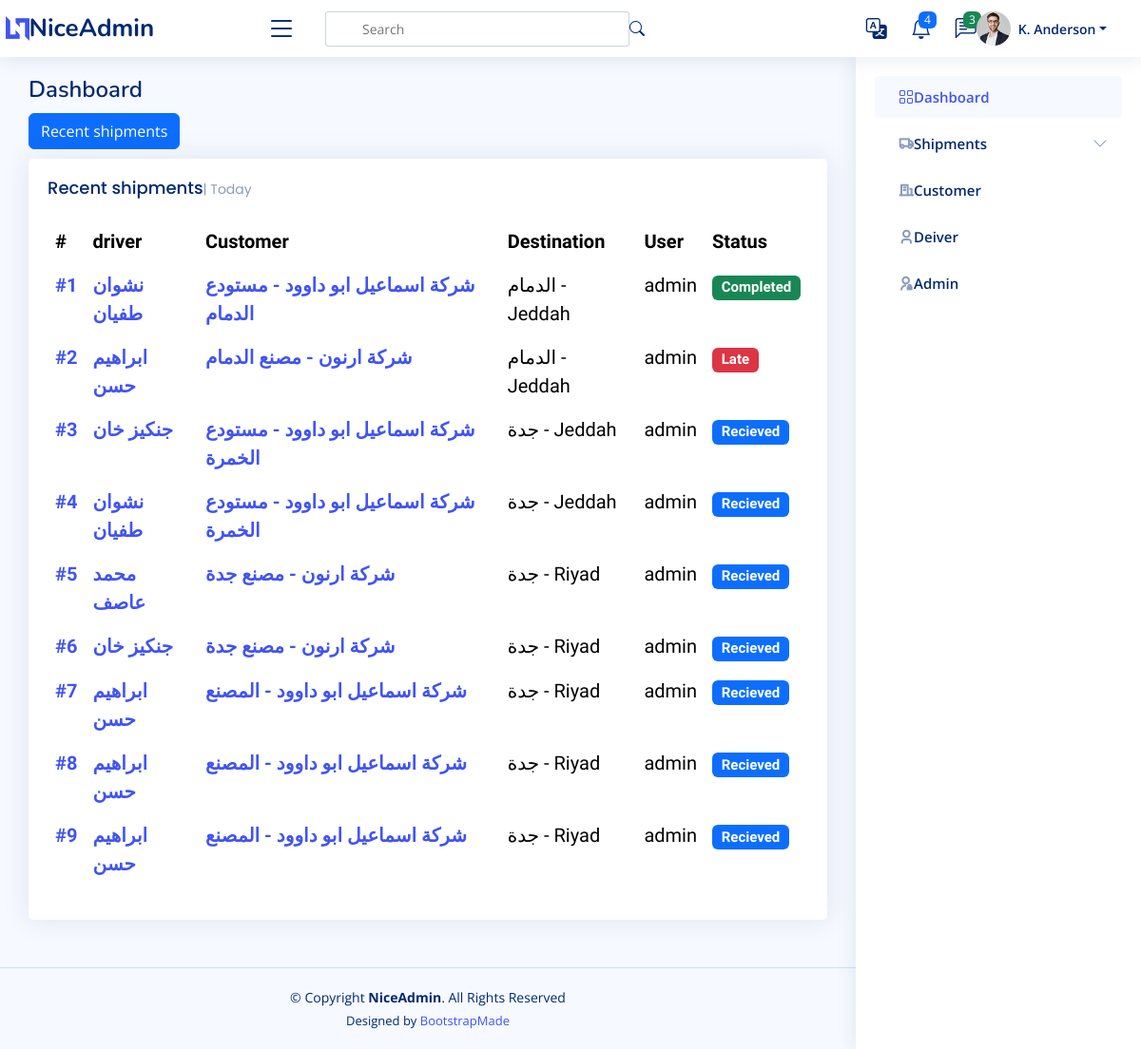
The page /shipment/All on the database as committed earlier.
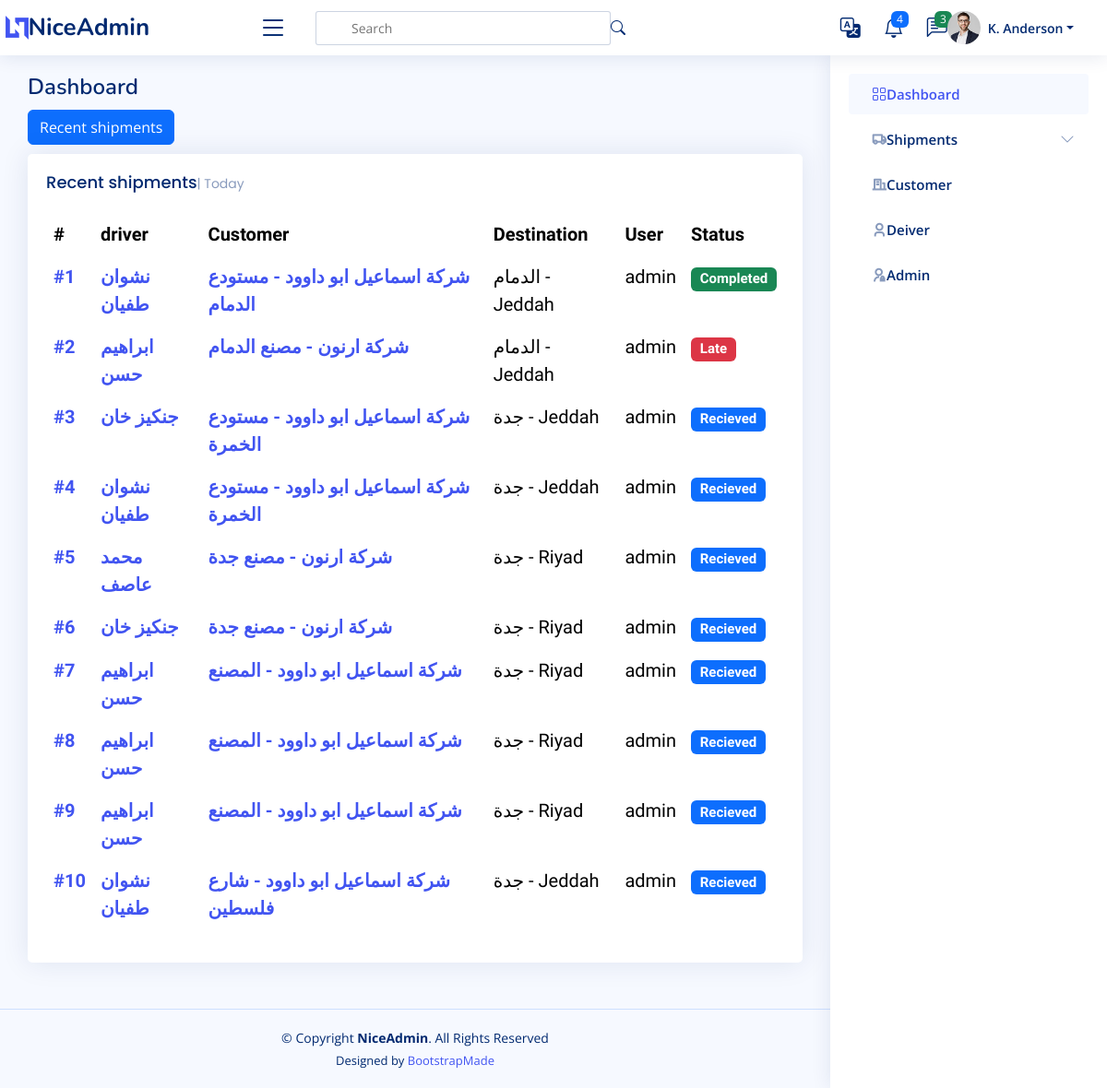
The same page on the database as committed later.
### shipments/models.py (models this page shows, shortened)
class Shipments(models.Model):
    user = models.ForeignKey(User,  related_name='shipments_user', on_delete=models.SET_NULL, null=True)
    driver = models.ForeignKey(Driver,  related_name='shipments_driver', on_delete=models.SET_NULL, null=True)
    customer_branch = models.ForeignKey(Branch, related_name='shipments_company', on_delete=models.SET_NULL, null=True)
    fare = models.IntegerField(_("Fare"),)
    days_stayed = models.IntegerField(_("Days Stayed "), null=True, blank=True)
    stay_cost = models.IntegerField(_("Stay Cost"), null=True, blank=True)
    deducted = models.IntegerField(_("Deducted"), null=True, blank=True)
    status = models.CharField(_("Status "), max_length=20, choices=STATUS, default='Recieved')
    destination = models.CharField(_("Destination"), max_length=20, choices=FLAG_TYPES)
    create_at = models.DateTimeField(_("Create At"), default=timezone.now)
    expected_arrival_date = models.DateTimeField(_("Expected Arrival Date"), null=True, blank=True, default=timezone.now)
    actual_delivery_date = models.DateTimeField(_("Actual Delivery Date "), null=True, blank=True, default=timezone.now)

### drivers/models.py (models this page shows)
class Driver(models.Model):
    name = models.CharField(_("Driver Name"), max_length=120)
    phone = models.CharField(_("Driver Phone"), max_length=120)
    id_number = models.CharField(_("Driver Id Number"), max_length=10, null=True, blank=True)
    language = models.CharField(_("Driver Language"),  max_length=120, choices=LANGUAHE, null=True, blank=True)
    truck_type =models.CharField(_("Truck Type"), max_length=120, choices=TRUCK_TYPE, null=True, blank=True)
    rate = models.IntegerField(_("Rate"), null=True, blank=True)
    def __str__(self) -> str:
        return self.name

### customers/models.py (models this page shows)
class Branch(models.Model):
    customers = models.ForeignKey(Customers, related_name='branch_customers', on_delete=models.CASCADE)
    name = models.CharField(_("Name"),max_length=255)
    city = models.CharField(_("City"),max_length=255)
    def __str__(self):
        return f'{self.customers} - {self.name}'

class Customers(models.Model):
    name = models.CharField(max_length=255)
    def __str__(self):
        return self.name

### shipments/views.py (the view)
# urls.py: path('<str:status>', ShipmentList.as_view(), name='shipment_list'),
class ShipmentList(ListView):
    model = Shipments
    def get_queryset(self):
        status = self.kwargs.get('status', 'All')
        print( f'status = {status}')
        if status == 'All':
            return Shipments.objects.all()
        else:
            return Shipments.objects.filter(status=status)

### templates/shipments/shipments_list.html (shortened to what this page needs)
{% extends 'base.html' %}
{% load static %}
{% load i18n %}
{% block body %}
<main id="main" class="main">
    <div class="pagetitle">
      <h1>{% translate "Dashboard" %}</h1>
    </div>
    <div class="pagetitle">
      <a href="{% url 'shipment_create' %}"><button type="button" class="btn btn-primary">{% translate "Recent shipments" %}</button></a>
    </div>
    <section class="section dashboard">
      <div class="row">
        <div class="col-lg-12">
          <div class="row">
            <div class="col-12">
              <div class="card recent-sales overflow-auto">
                <div class="card-body">
                  <h5 class="card-title">{% translate "Recent shipments" %}<span>| Today</span></h5>
                  <table class="table table-borderless datatable">
                    <thead>
                      <tr>
                        <th scope="col">#</th>
                        <th scope="col">driver</th>
                        <th scope="col">Customer</th>
                        <th scope="col">Destination</th>
                        <th scope="col">User</th>
                        <th scope="col">Status</th>
                      </tr>
                    </thead>
                    <tbody>
                      {% for shipment in object_list %}
                      <tr>
                        <th scope="row"><a href="#">#{{shipment.id}}</a></th>
                        <th scope="row"><a href="#">{{shipment.driver}}</a></th>
                        <th scope="row"><a href="#">{{shipment.customer_branch}}</a></th>
                        <td>{{shipment.customer_branch.city}} - {{shipment.destination}}</td>
                        <td>{{shipment.user}}</td>
                        <td><span class="badge
                          {% if shipment.status == 'Recieved' %} bg-primary
                          {% elif shipment.status == 'Processed' %} bg-secondary
                          {% elif shipment.status == 'Shipped' %} bg-info
                          {% elif shipment.status == 'Delivered' %} bg-primary
                          {% elif shipment.status == 'Feedback' %} bg-warning
                          {% elif shipment.status == 'Completed' %} bg-success
                          {% elif shipment.status == 'Late' %} bg-danger
                          {% endif %}">{{shipment.status}}</span></td>
                      </tr>
                      {% endfor %}
                    </tbody>
                  </table>
                </div>
              </div>
            </div>
          </div>
        </div>
        </div>
    </section>
  </main>
{% endblock %}

Rows that differ between the two databases and show on the page:
added Shipments: id "10", driver "نشوان طفيان", customer_branch "شركة اسماعيل ابو داوود - شارع فلسطين", customer_branch.city "جدة", destination "Jeddah", user "admin", status "Recieved"
